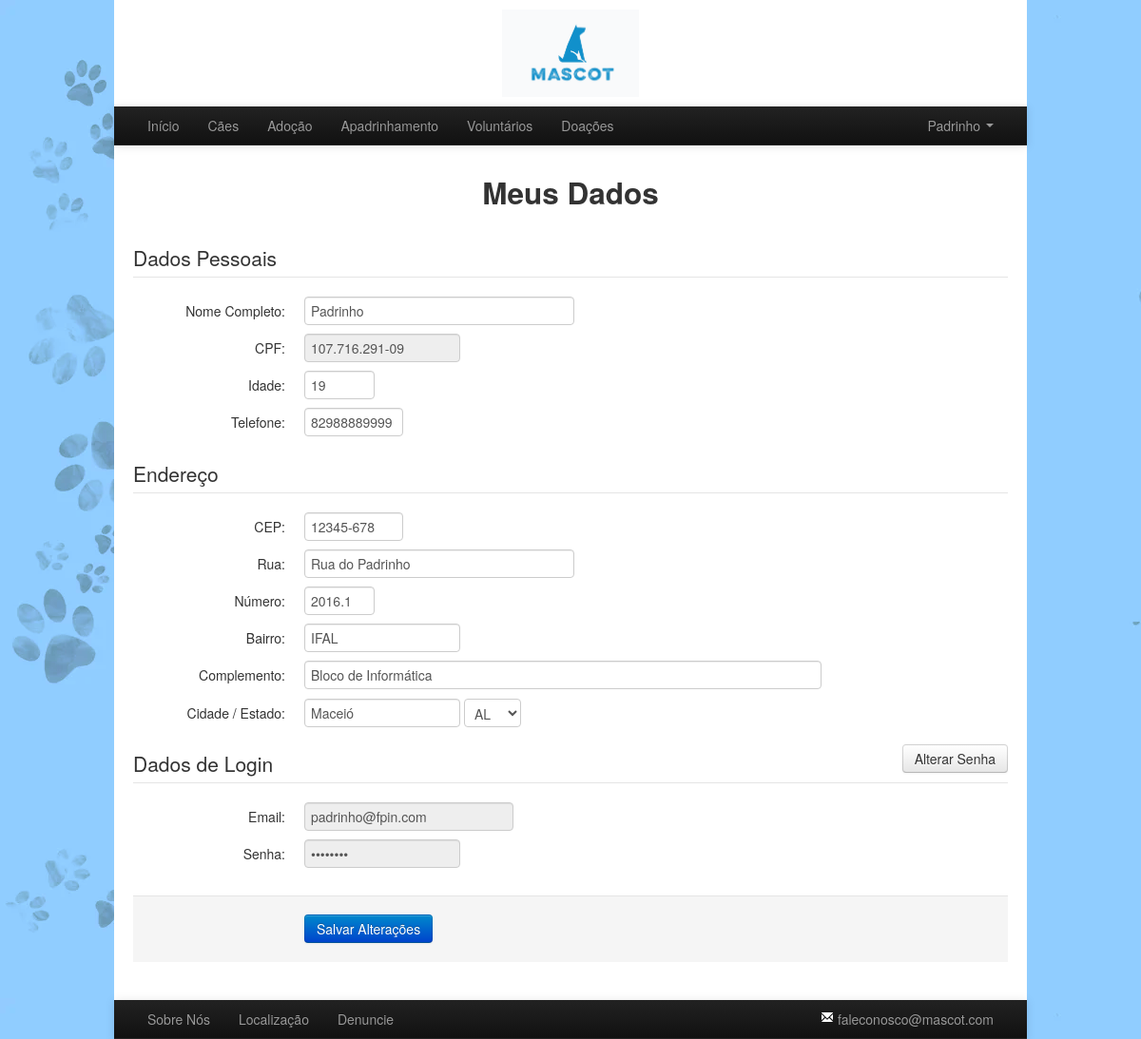
The page /paginas/meus_dados.php (signed in) on the database its author committed.
### tables this page shows
CREATE TABLE `t_endereco` (
  `id_usuario` int(11) NOT NULL,
  `cep` varchar(9) DEFAULT NULL,
  `rua` varchar(150) DEFAULT NULL,
  `ncasa` varchar(10) DEFAULT NULL,
  `bairro` varchar(50) DEFAULT NULL,
  `complemento` varchar(255) DEFAULT NULL,
  `cidade` varchar(50) DEFAULT NULL,
  `estado` varchar(50) DEFAULT NULL
);

CREATE TABLE `t_usuario` (
  `id_usuario` int(11) NOT NULL,
  `email` varchar(100) NOT NULL,
  `senha` varchar(100) NOT NULL,
  `nome` varchar(255) NOT NULL,
  `cpf` varchar(14) DEFAULT NULL,
  `idade` int(3) DEFAULT NULL,
  `telefone` varchar(11) DEFAULT NULL,
  `nivel_usuario` int(1) DEFAULT 0 COMMENT 'Adotante/Padrinho/Voluntário/Admin',
  `status_ban` bit(1) DEFAULT b'0'
);

### php_default/controle_login.php (called while the page is built, shortened)
<?php
function getId_usuario() {
    if (isset($_SESSION['id_usuario'])) {
        return $_SESSION['id_usuario'];
    }
}

### php_default/registro_usuario_N.php (called while the page is built, shortened)
<?php
if (verificaLogin()) {
    $queryUsuario = "SELECT * FROM t_usuario, t_endereco WHERE t_usuario.id_usuario = '$id_usuario_N' AND t_endereco.id_usuario = '$id_usuario_N'";
    $resultUsuario = mysqli_query($link, $queryUsuario);
    while ($row = mysqli_fetch_assoc($resultUsuario)) {
        $nome = $row['nome'];
        $cpf = $row['cpf'];
        $idade = $row['idade'];
        $telefone = $row['telefone'];
        $cep = $row['cep'];
        $rua = $row['rua'];
        $ncasa = $row['ncasa'];
        $bairro = $row['bairro'];
        $complemento = $row['complemento'];
        $cidade = $row['cidade'];
        $estado = $row['estado'];
        $email = $row['email'];
    }
}
function getNome_usuario_N() {
    global $nome;
    if (isset($nome)) {
        return $nome;
    }
}
function getCPF_usuario_N() {
    global $cpf;
    if (isset($cpf)) {
        return $cpf;
    }
}
function getIdade_usuario_N() {
    global $idade;
    if (isset($idade)) {
        return $idade;
    }
}
function getTelefone_usuario_N() {
    global $telefone;
    if (isset($telefone)) {
        return $telefone;
    }
}
function getCEP_usuario_N() {
    global $cep;
    if (isset($cep)) {
        return $cep;
    }
}
function getRua_usuario_N() {
    global $rua;
    if (isset($rua)) {
        return $rua;
    }
}
function getNCasa_usuario_N() {
    global $ncasa;
    if (isset($ncasa)) {
        return $ncasa;
    }
}
function getBairro_usuario_N() {
    global $bairro;
    if (isset($bairro)) {
        return $bairro;
    }
}
function getComplemento_usuario_N() {
    global $complemento;
    if (isset($complemento)) {
        return $complemento;
    }
}
function getCidade_usuario_N() {
    global $cidade;
    if (isset($cidade)) {
        return $cidade;
    }
}
function getEstado_usuario_N() {
    global $estado;
    if (isset($estado)) {
        return $estado;
    }
}
function getEmail_usuario_N() {
    global $email;
    if (isset($email)) {
        return $email;
    }
}

### paginas/meus_dados.php (the view, shortened to what this page needs)
<?php include '../php_default/controle_login.php'; ?>
<!DOCTYPE html>
<html>
    <head>
        <link href="../ferramentas_externas/bootstrap/css/bootstrap.css" rel="stylesheet" media="screen">
        <link rel="stylesheet" type="text/css" href="../css/layout_default.css" />
        <link rel="stylesheet" type="text/css" href="../css/cadastro_usuario.css" />
        <?php
        $id_usuario_N = getId_usuario();
        include ('../php_default/registro_usuario_N.php');
        if (getEstado_usuario_N() == "Acre") {
            $selectAC = "selected";
        } else if (getEstado_usuario_N() == "Alagoas") {
            $selectAL = "selected";
        } else if (getEstado_usuario_N() == "Amazonas") {
            $selectAM = "selected";
        } else if (getEstado_usuario_N() == "Amapá") {
            $selectAP = "selected";
        } else if (getEstado_usuario_N() == "Bahia") {
            $selectBA = "selected";
        } else if (getEstado_usuario_N() == "Ceará") {
            $selectCE = "selected";
        } else if (getEstado_usuario_N() == "Distrito Federal") {
            $selectDF = "selected";
        } else if (getEstado_usuario_N() == "Espírito Santo") {
            $selectES = "selected";
        } else if (getEstado_usuario_N() == "Goiás") {
            $selectGO = "selected";
        } else if (getEstado_usuario_N() == "Maranhão") {
            $selectMA = "selected";
        } else if (getEstado_usuario_N() == "Mato Grosso") {
            $selectMT = "selected";
        } else if (getEstado_usuario_N() == "Mato Grosso do Sul") {
            $selectMS = "selected";
        } else if (getEstado_usuario_N() == "Minas Gerais") {
            $selectMG = "selected";
        } else if (getEstado_usuario_N() == "Pará") {
            $selectPA = "selected";
        } else if (getEstado_usuario_N() == "Paraíba") {
            $selectPB = "selected";
        } else if (getEstado_usuario_N() == "Paraná") {
            $selectPR = "selected";
        } else if (getEstado_usuario_N() == "Pernambuco") {
            $selectPE = "selected";
        } else if (getEstado_usuario_N() == "Piauí") {
            $selectPI = "selected";
        } else if (getEstado_usuario_N() == "Rio de Janeiro") {
            $selectRJ = "selected";
        } else if (getEstado_usuario_N() == "Rio Grande do Norte") {
            $selectRN = "selected";
        } else if (getEstado_usuario_N() == "Rondônia") {
            $selectRO = "selected";
        } else if (getEstado_usuario_N() == "Rio Grande do Sul") {
            $selectRS = "selected";
        } else if (getEstado_usuario_N() == "Roraima") {
            $selectRR = "selected";
        } else if (getEstado_usuario_N() == "Santa Catarina") {
            $selectSC = "selected";
        } else if (getEstado_usuario_N() == "Sergipe") {
            $selectSE = "selected";
        } else if (getEstado_usuario_N() == "São Paulo") {
            $selectSP = "selected";
        } else if (getEstado_usuario_N() == "Tocantins") {
            $selectTO = "selected";
        }
        ?>
    </head>
    <body>
        <div class="container mycontainer">
            <header>
                <?php
                include('../php_default/header_e_footer/header.php');
                ?>
            </header>
            <article>
                <div class="cabecalho center">
                    <h2>Meus Dados</h2>
                </div>
                <form action="../php_paginas/editar_meus_dados.php" method="post" id="formDados" class="form-horizontal">
                    <fieldset>
                        <legend>Dados Pessoais</legend>
                        <div class="campo">
                            <label class="control-label">Nome Completo:</label>
                            <div class="controls">
                                <input class="input-xlarge" type="text" name="nome" value="<?php echo getNome_usuario_N(); ?>" required>
                            </div>
                        </div>
                        <div class="campo">
                            <label class="control-label">CPF:</label>
                            <div class="controls">
                                <input class="input-medium" type="text" name="cpf" value="<?php echo getCPF_usuario_N(); ?>" disabled>
                            </div>
                        </div>
                        <div class="campo">
                            <label class="control-label">Idade:</label>
                            <div class="controls">
                                <input class="input-mini" type="text" maxlength="3" name="idade" value="<?php echo getIdade_usuario_N(); ?>" required>
                            </div>
                        </div>
                        <div class="campo">
                            <label class="control-label">Telefone:</label>
                            <div class="controls">
                                <input class="input-small" type="text" maxlength="11" name="telefone" value="<?php echo getTelefone_usuario_N(); ?>">
                            </div>
                        </div>
                    </fieldset>
                    <fieldset>
                        <legend>Endereço</legend>
                        <div class="campo">
                            <label class="control-label">CEP:</label>
                            <div class="controls">
                                <input class="input-small" type="text" maxlength="8" name="cep" value="<?php echo getCEP_usuario_N(); ?>" required>
                            </div>
                        </div>
                        <div class="campo">
                            <label class="control-label">Rua:</label>
                            <div class="controls">
                                <input class="input-xlarge" type="text" name="rua" value="<?php echo getRua_usuario_N(); ?>">
                            </div>
                        </div>
                        <div class="campo">
                            <label class="control-label">Número:</label>
                            <div class="controls">
                                <input class="input-mini" type="text" name="ncasa" value="<?php echo getNCasa_usuario_N(); ?>">
                            </div>
                        </div>
                        <div class="campo">
                            <label class="control-label">Bairro:</label>
                            <div class="controls">
                                <input class="input-medium" type="text" name="bairro" value="<?php echo getBairro_usuario_N(); ?>">
                            </div>
                        </div>
                        <div class="campo">
                            <label class="control-label">Complemento: </label>
                            <div class="controls">
                                <input class="input-xxlarge" type="text" name="complemento" value="<?php echo getComplemento_usuario_N(); ?>">
                            </div>
                        </div>
                        <div class="campo">
                            <label class="control-label">Cidade / Estado: </label>
                            <div class="controls">
                                <input class="input-medium" type="text" name="cidade" value="<?php echo getCidade_usuario_N(); ?>" required>
                                <select class="input-mini" name="estado">
                                    <option value="Alagoas" <?php echo isset($selectAL) ? "$selectAL" : ""; ?>>AL</option>
                                </select>
                            </div>
                        </div>
                    </fieldset>
                    <fieldset>
                        <legend>Dados de Login<a href="alterar_senha.php" class="btn pull-right">Alterar Senha</a></legend>
                        <div class="campo">
                            <label class="control-label">Email: </label>
                            <div class="controls">
                                <input name="email" type="email" value="<?php echo getEmail_usuario_N(); ?>" disabled>
                            </div>
                        </div>
                        <div class="campo">
                            <label class="control-label">Senha: </label>
                            <div class="controls">
                                <input class="input-medium" type="password" name="senha1" value="********" disabled>
                            </div>
                        </div>
                    </fieldset>
                    <div class="form-actions">
                        <button type="submit" class="btn btn-primary">Salvar Alterações</button>
                    </div>
                </form>
            </article>
            <footer>
                <?php
                include('../php_default/header_e_footer/footer.php');
                ?>
            </footer>
        </div>
    </body>
</html>

### css/layout_default.css (style rules this page uses)
body { background-image: url("../img/background-22.png"); }
.mycontainer { background-color: white; width: 960px; }
article { padding: 20px 20px; }
.cabecalho { display: block; margin-bottom: 3%; }
.center { text-align: center; }

### css/cadastro_usuario.css (style rules this page uses)
fieldset { margin-top: 1%; }
.campo { margin-bottom: 1%; }

### rows shown on the page
t_endereco: nome "Padrinho", cpf "107.716.291-09", idade "19", telefone "82988889999", cep "12345-678", rua "Rua do Padrinho", ncasa "2016.1", bairro "IFAL", complemento "Bloco de Informática", cidade "Maceió", email "padrinho@fpin.com"

### other values the page prints
getPrimeiroNome_usuario() "Padrinho"
